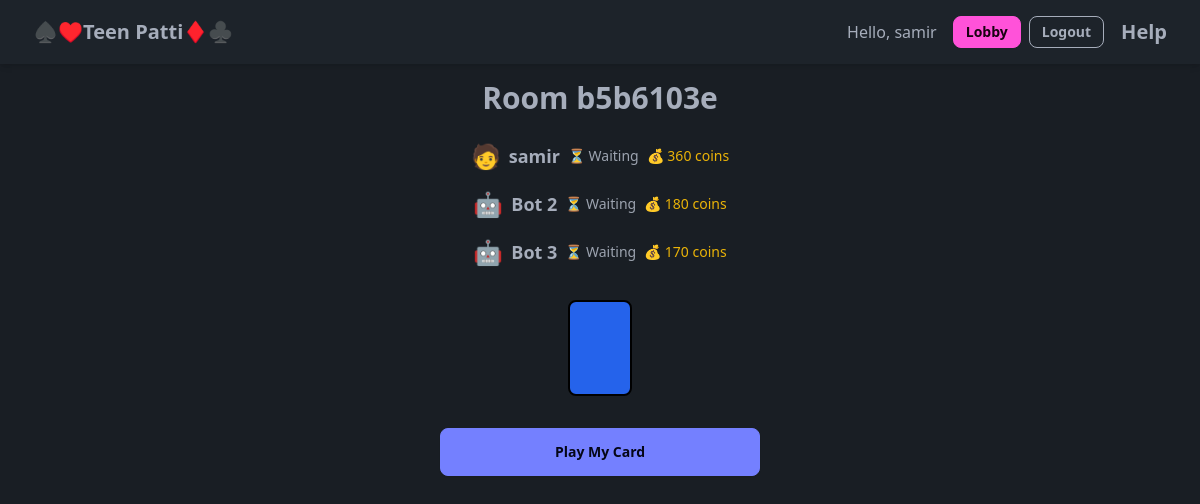
The app's page /room/b5b6103e/ (signed in) with its own data.
### home/models.py (models this page shows, shortened)
class GameRoom(models.Model):
    room_code = models.CharField(max_length=8, unique=True, default=uuid.uuid4)
    is_active = models.BooleanField(default=True)
    created_at = models.DateTimeField(auto_now_add=True)
    game_started = models.BooleanField(default=False)

class Player(models.Model):
    user = models.ForeignKey(User, on_delete=models.CASCADE, null=True, blank=True)
    room = models.ForeignKey(GameRoom, on_delete=models.CASCADE)
    card = models.JSONField(null=True, blank=True)
    total_score = models.IntegerField(default=0)
    has_played = models.BooleanField(default=False)
    is_bot = models.BooleanField(default=False)
    score = models.IntegerField(default=0)
    balance = models.IntegerField(default=200)
    bet_amount = models.IntegerField(default=0)
    has_bet = models.BooleanField(default=False)

### home/views.py (the view, shortened to what this page needs)
# urls.py: path('room/<str:room_code>/', views.room, name='room'),
def room(request, room_code):
    room = get_object_or_404(GameRoom, room_code=room_code)
    players = Player.objects.filter(room=room)
    current_player = None
    if request.user.is_authenticated:
        current_player = players.filter(user=request.user).first()
    players = Player.objects.filter(room=room)
    waiting_for_more_players = players.count() < 3
    if all(p.has_played for p in players) and room.game_started:
        return redirect(f"/reveal/{room.room_code}/")
    evaluated = []
    for p in players:
        if len(p.card) == 3:
            hand_rank = evaluate_hand(p.card)
            evaluated.append((p, hand_rank))
    winner_player = None
    if evaluated:
        winner_player, _ = max(
            evaluated,
            key=lambda x: (-x[1][0], x[1][1])
        )
    return render(request, "home/room.html", {
        "room_code": room.room_code,
        "players": players,
        "current_player": current_player,
        "evaluated": evaluated,
        "winner": winner_player,
        "waiting_for_more_players": waiting_for_more_players,
        "player_count": players.count(),
    })

### home/utils.py (called while the page is built)
def evaluate_hand(hand):
    rank_order = {r: i for i, r in enumerate(RANKS)}
    values = sorted([rank_order[c[:-1]] for c in hand], reverse=True)
    suits  = [c[-1] for c in hand]
    ranks  = [c[:-1] for c in hand]
    is_trail         = (len(set(ranks)) == 1)
    is_flush         = (len(set(suits)) == 1)
    seq              = is_sequence(values)
    is_pure_sequence = seq and is_flush
    is_pair          = (len(set(ranks)) == 2)
    if is_trail:
        return (1, values)
    if is_pure_sequence:
        return (2, values)
    if seq:
        return (3, values)
    if is_flush:
        return (4, values)
    if is_pair:
        return (5, values)
    return (6, values)

def is_sequence(values):
    sorted_vals = sorted(values)
    if sorted_vals == list(range(sorted_vals[0], sorted_vals[0] + 3)):
        return True
    return sorted_vals == [0, 1, 12]

### home/templates/home/room.html (shortened to what this page needs)
{% extends "home/base.html" %}
{% load static card_svg %}
{% block content %}
<div class="text-center mb-6">
  <h1 class="text-3xl font-bold">Room {{ room_code }}</h1>
</div>
<ul class="flex flex-col items-center space-y-4 mb-8">
  {% for p in players %}
    <li class="flex items-center space-x-3 text-lg">
      <div class="flex items-center space-x-2">
        <span class="text-2xl">
          {% if p.is_bot %}
            🤖
          {% elif p.user %}
            🧑
          {% else %}
            👤
          {% endif %}
        </span>
        <span class="font-semibold">
          {% if p.is_bot %}
            Bot {{ forloop.counter }}
          {% elif p.user %}
            {{ p.user.username|default:p.user.email }}
          {% else %}
            Guest
          {% endif %}
        </span>
        <span class="text-sm text-gray-400">
          {% if p.has_played %}
            ✅ Played
          {% else %}
            ⏳ Waiting
          {% endif %}
        </span>
        <span class="text-sm text-yellow-500">💰 {{ p.balance }} coins</span>
      </div>
    </li>
  {% endfor %}
</ul>
<div class="flex justify-center mb-8">
  <div class="w-16 h-24 bg-blue-600 rounded-lg border-2 border-black"></div>
</div>
<div class="max-w-xs mx-auto space-y-4">
  {% if not waiting_for_more_players %}
    {% if not current_player.has_played %}
      <form method="post" action="/play/{{ room_code }}/">
        <button type="submit" class="btn btn-primary w-full">Play My Card</button>
      </form>
    {% else %}
      <div class="text-center text-gray-400">Waiting for others to play...</div>
    {% endif %}
  {% else %}
    <div class="text-center text-gray-400">
      Waiting for players to join... ({{ players|length }}/3)
    </div>
  {% endif %}
</div>
{% endblock %}

### home/templates/home/base.html (shortened to what this page needs)
{% load static %}
<!DOCTYPE html>
<html lang="en" data-theme="dark">
<head>
  <link rel="stylesheet" href="{% static 'css/output.css' %}">
</head>
<body class="min-h-screen flex flex-col bg-base-200">
  <header class="navbar bg-base-100 px-4 py-2 shadow-md">
    <div class="flex-1">
      <a href="{% url 'lobby' %}" class="btn btn-ghost normal-case text-xl">
        ♠️♥️Teen Patti♦️♣️
      </a>
    </div>
    <div class="flex-none">
      {% if request.user.is_authenticated %}
        <span class="mr-4">Hello, {{ request.user.username }}</span>
        <a href="{% url 'lobby' %}" class="btn btn-sm btn-secondary mr-2">Lobby</a>
        <a href="{% url 'logout' %}?next=/" class="btn btn-sm btn-outline">Logout</a>
      {% else %}
        <a href="{% url 'social:begin' 'auth0' %}" class="btn btn-sm btn-primary">
          Login with Auth0
        </a>
      {% endif %}
    </div>
    <div class="flex-2">
      <a href="https://en.wikipedia.org/wiki/Teen_patti#Ranking_of_hands" class="btn btn-ghost normal-case text-xl">
        Help
      </a>
    </div>
  </header>
  <main class="flex-1 p-4">
    {% block content %}{% endblock %}
  </main>
</body>
</html>

### records on screen
GameRoom: room_code "b5b6103e"
Player: user.username "samir", has_played "⏳ Waiting", balance "360"
Player: has_played "⏳ Waiting", balance "180"
Player: has_played "⏳ Waiting", balance "170"

### other values on screen
{{ request.user.username }} "samir"
